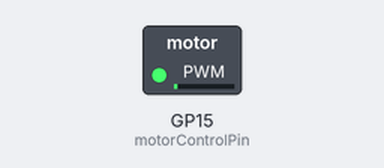
This program was run on a simulated Raspberry Pi Pico running MicroPython. Parts: switched loads named in the program (green lamp = pin HIGH).

Above: at 0.05 s.
At 1.85 s:
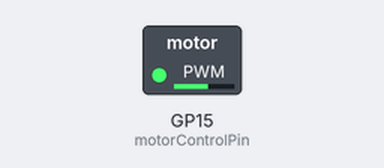
At 3.45 s:
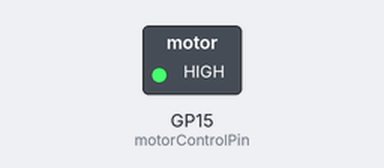
At 6.9 s:
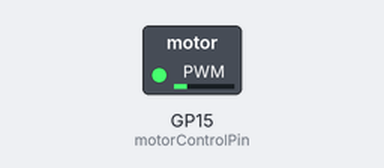
Timing chart, 0 to 11.2 s (numbered marks = the images above):
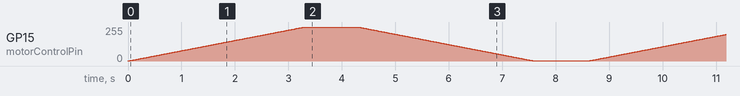

The program:

motor.py
```python
#Control motor using a transistor that will spin up a fan automatically.

#Although all pins have the PWM functionality, we're using GP15 in this experiment.

import machine
import time

motorControlPin = machine.PWM(machine.Pin(15)) # Setup GP15 as the pin controlling the transistor with a PWM output

while True:
    # Speed up the motor which drives the fan (100%)
    for outputValue in range(0, 65536, 100):
        motorControlPin.duty_u16(outputValue)
        time.sleep_ms(5)

    # Pause to visually demonstrate what the code is doing
    time.sleep(1)
    # Slow down the motor which drives the fan)
    for outputValue in range(65536, 0, -100):
        motorControlPin.duty_u16(outputValue)
        time.sleep_ms(5)

    # Pause at stop for 1 second to visually demostrate what the code is doing
    time.sleep(1)
```
